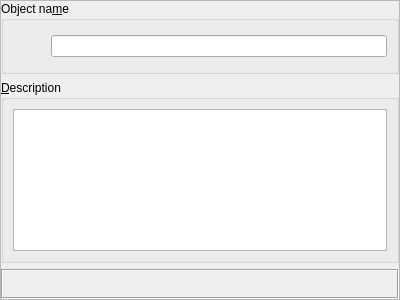
<?xml version="1.0" encoding="UTF-8"?>
<ui version="4.0">
 <class>ProjectObjectNamePage</class>
 <widget class="QFrame" name="ProjectObjectNamePage">
  <property name="geometry">
   <rect>
    <x>0</x>
    <y>0</y>
    <width>400</width>
    <height>300</height>
   </rect>
  </property>
  <property name="windowTitle">
   <string>Description</string>
  </property>
  <property name="frameShape">
   <enum>QFrame::StyledPanel</enum>
  </property>
  <property name="frameShadow">
   <enum>QFrame::Raised</enum>
  </property>
  <layout class="QVBoxLayout" name="verticalLayout">
   <property name="leftMargin">
    <number>0</number>
   </property>
   <property name="topMargin">
    <number>0</number>
   </property>
   <property name="rightMargin">
    <number>0</number>
   </property>
   <property name="bottomMargin">
    <number>0</number>
   </property>
   <item>
    <widget class="QGroupBox" name="groupBox">
     <property name="title">
      <string>Object na&amp;me</string>
     </property>
     <layout class="QHBoxLayout" name="horizontalLayout">
      <item>
       <widget class="QLabel" name="objectIcon">
        <property name="minimumSize">
         <size>
          <width>32</width>
          <height>32</height>
         </size>
        </property>
        <property name="text">
         <string notr="true"/>
        </property>
        <property name="pixmap">
         <pixmap resource="resources.qrc">:/images/icons/project_object_32.png</pixmap>
        </property>
       </widget>
      </item>
      <item>
       <widget class="QLineEdit" name="nameEditBox"/>
      </item>
     </layout>
    </widget>
   </item>
   <item>
    <widget class="QGroupBox" name="groupBox_2">
     <property name="title">
      <string>&amp;Description</string>
     </property>
     <layout class="QVBoxLayout" name="verticalLayout_2">
      <item>
       <widget class="QPlainTextEdit" name="descriptionEditBox">
        <property name="tabChangesFocus">
         <bool>true</bool>
        </property>
       </widget>
      </item>
     </layout>
    </widget>
   </item>
   <item>
    <widget class="QLabel" name="errorLabel">
     <property name="minimumSize">
      <size>
       <width>0</width>
       <height>30</height>
      </size>
     </property>
     <property name="frameShape">
      <enum>QFrame::Box</enum>
     </property>
     <property name="frameShadow">
      <enum>QFrame::Sunken</enum>
     </property>
     <property name="text">
      <string/>
     </property>
    </widget>
   </item>
  </layout>
 </widget>
 <resources>
  <include location="resources.qrc"/>
 </resources>
 <connections/>
</ui>
